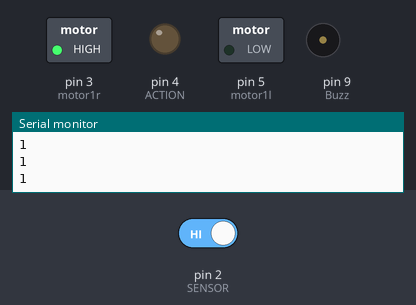
A sketch run on a simulated Arduino Uno, built with avr-gcc and run on an emulated ATmega328P. On the bench: switched loads named in the sketch (green lamp = pin HIGH), output pins drawn as LEDs (lit = HIGH), buzzer (waves = sounding, pin HIGH), the last lines printed to the serial monitor. The test bench sets the inputs (shaded band); at power-on: pin 2 (SENSOR) HIGH.

Above: at 1.2 s.
1.3 s: pin 2 (SENSOR) driven LOW
At 2.7 s:
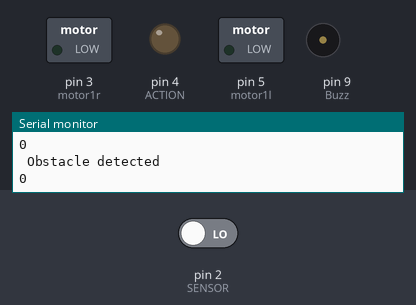
At 5.1 s:
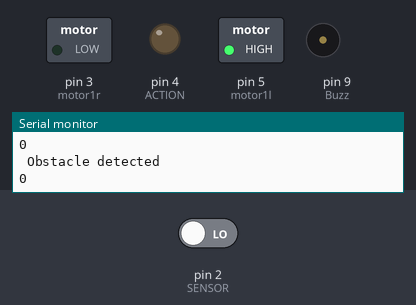
Timing chart, 0 to 8.8 s (numbered marks = the images above; inputs shaded):
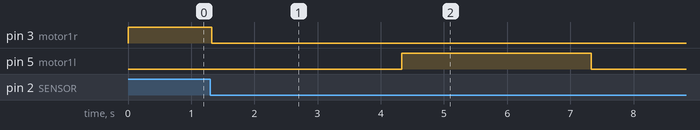

The sketch:

tugaspis2.ino
```cpp
#define SENSOR 2 // define pint 2 for sensor
#define ACTION 4 // define pin 4 as for ACTION
#define Buzz 9
#define motor1r 3
#define motor1l 5
int counter = 0;                   // counter value
int counter2 =0;
int langkah = 0;
int upperLimit = 2;      // Upper limit
boolean up = true;// Counter direction flag
void setup() {
  Serial.begin(9600);// setup Serial Monitor to display information
  pinMode(SENSOR, INPUT_PULLUP);// define pin as Input  sensor
  pinMode(ACTION, OUTPUT);// define pin as OUTPUT for ACTION
  pinMode(Buzz, OUTPUT);
  pinMode(motor1r, OUTPUT);
  pinMode(motor1l, OUTPUT);
}
void loop() {
  int L =digitalRead(SENSOR);// read the sensor
  Serial.println(L);
   if(L ==0 && langkah ==0)               //langkah 2
   {
    Serial.println(" Obstacle detected");
    digitalWrite(motor1r,LOW);
    digitalWrite(motor1l,LOW);
    langkah=1;
    counter = counter +1;
  }
  else if(L>0 && langkah ==0)   //ini syaratnya harus dari flow sensor sebenarnya
  {                             //bukan dari proximity
    digitalWrite(motor1r,HIGH); //langkah 1
    digitalWrite(motor1l,LOW);
    }

  else if(langkah ==1){
    delay(3000); //ini buat waktu buang sampah
    digitalWrite(motor1l,HIGH); //ini harusnya motor 2
    digitalWrite(motor1r,LOW);
    delay(3000);
    digitalWrite(motor1l,LOW);
    digitalWrite(motor1r,LOW);
    delay(3000); //sebenarnya ini buat berhenti sementara menunggu flow sensor
    langkah = 0;
    }

  else if(counter ==2){
    delay(3000);
    digitalWrite(ACTION,HIGH);// send singal
    delay(3000);
    digitalWrite(ACTION,LOW);
    counter2=counter2 +1;
    counter =0;
    }
    else if(counter2 == 2){
      digitalWrite(Buzz,HIGH);
      delay(3000);
      digitalWrite(Buzz,LOW);
      counter2=0;
    }
     else if(L>0){
    Serial.println("  === All clear");
     //langkah =0;
     }
}
```

Measured:
- after the input at 1.3 s, pin 3 (motor1r): HIGH → LOW at once; pin 5 (motor1l): LOW → HIGH after 3.0 s, → LOW 3.0 s later
